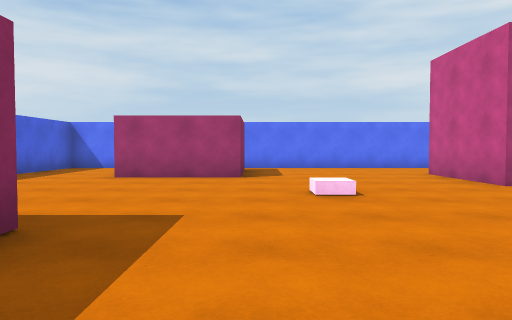
view 1 (above)

16 first-person views from a walk through a Unity game level. The camera is 1.2 m above the floor, tilts 2° down and sees 70° across. The floor is counted in squares, 2 m on a side. Each view is taken from the middle of a square. On the plan, view 1 faces up. The plan holds only what a view shows up to about 10 squares ahead; the rest is blank.

view 2
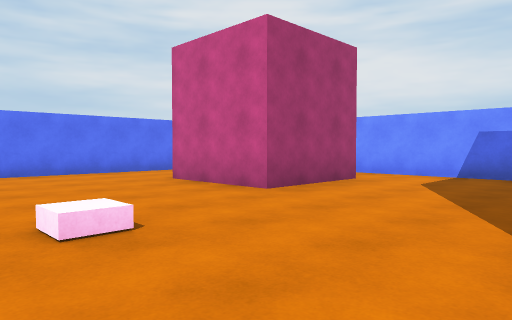

view 3
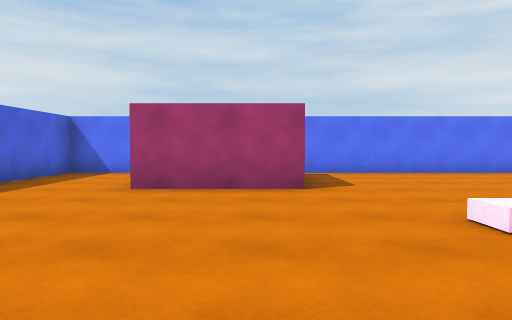

view 4
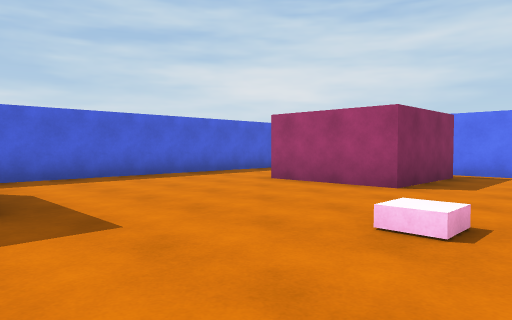

view 5
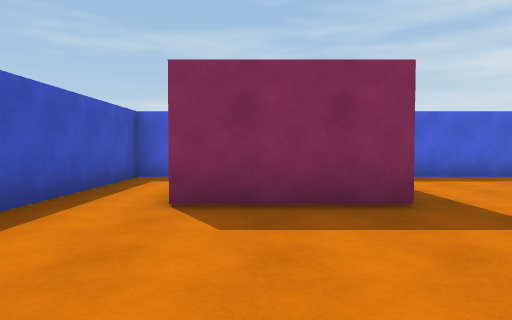

view 6
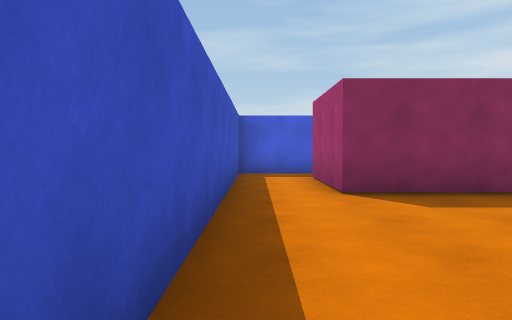

view 7
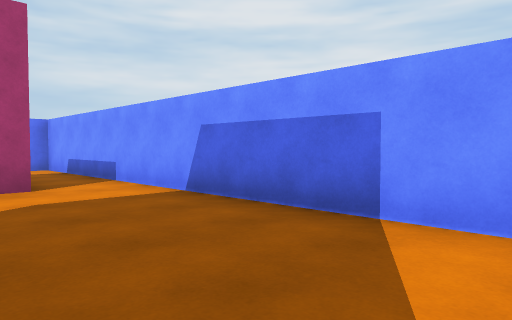

view 8
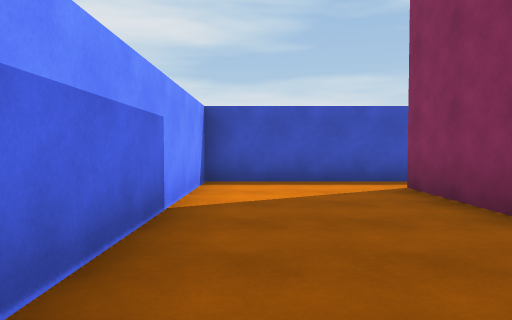

view 9
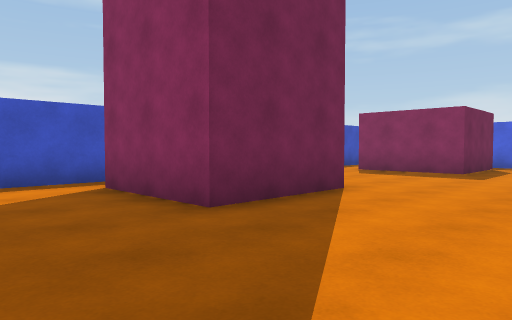

view 10
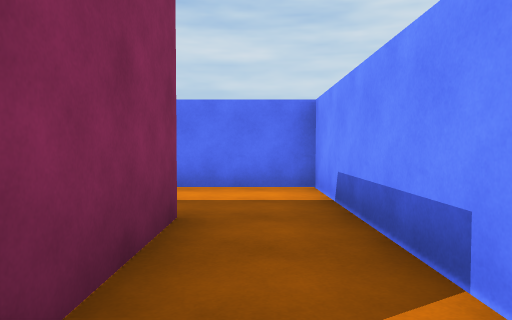

view 11
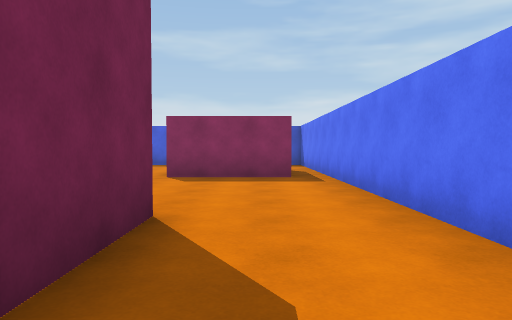

view 12
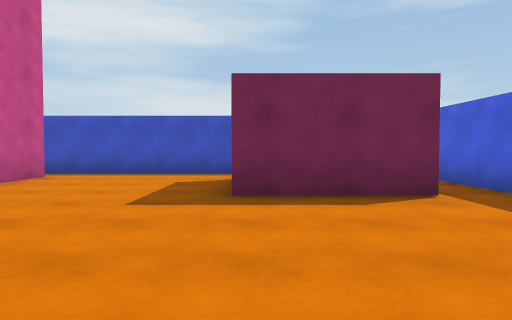

view 13
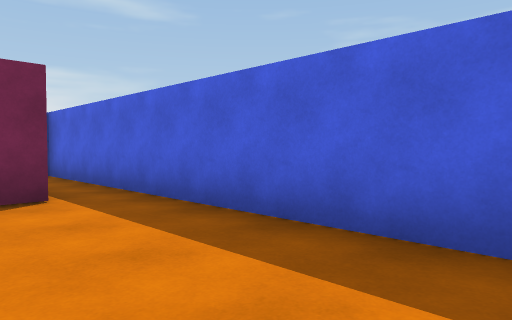

view 14
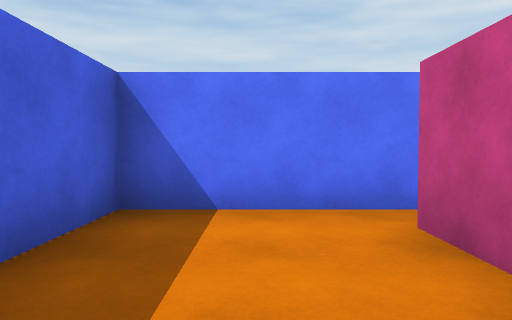

view 15
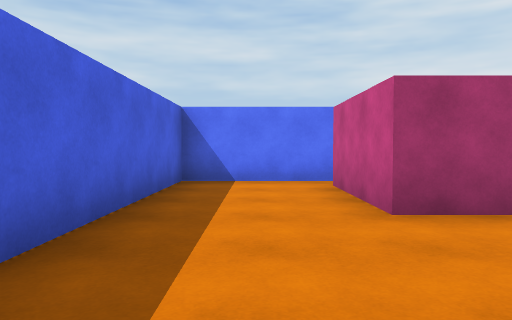

view 16
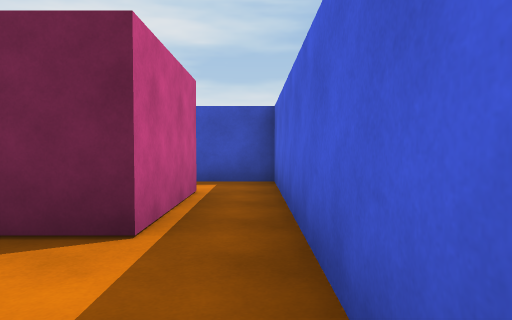

### Floor plan
Points are (right, up) in squares from view 1. A wall is a line through its corners. A room is listed if a view was taken in it or the views show most of it. See-through windows are left out.
Room 1 (views 1, 2, 3, 4, 5, 6, 7, 8, 9, 10, 11, 12, 13, 14, 15, 16)
walls: (2.2, 2.1) (4.8, 2.1) (4.8, -0.5); (-1.7, 2.6) (-1.7, 0.1) (-4.2, 0.1) (-4.2, 2.6) (-1.7, 2.6); (-0.3, 9.8) (-0.3, 7.2) (-2.8, 7.2) (-2.8, 9.8); (6.4, 5.6) (3.8, 5.6) (3.8, 8.1) (5.8, 8.1); (2.3, -0.5) (2.3, 1); (6.3, 8.1) (6.3, 5.9); (-5.3, 10.5) (-5.3, -1.4) (7.9, -1.4) (7.9, 10.5) (-5.3, 10.5)

Where each view was taken, in squares from view 1:
view 1: 0 up, 0 right, facing up
view 2: 2 up, 0 right, facing up-right
view 3: 2 up, 1 left, facing up
view 4: 2 up, 2 right, facing up-left
view 5: 1 up, 2 right, facing left
view 6: 1 down, 3 right, facing left
view 7: 0 up, 5 right, facing up-right
view 8: 5 up, 7 right, facing down
view 9: 5 up, 7 right, facing down-left
view 10: 5 up, 7 right, facing up
view 11: 9 up, 7 right, facing left
view 12: 7 up, 2 left, facing down
view 13: 7 up, 3 left, facing down-left
view 14: 7 up, 4 left, facing up
view 15: 4 up, 4 left, facing up
view 16: 5 up, 5 left, facing down
